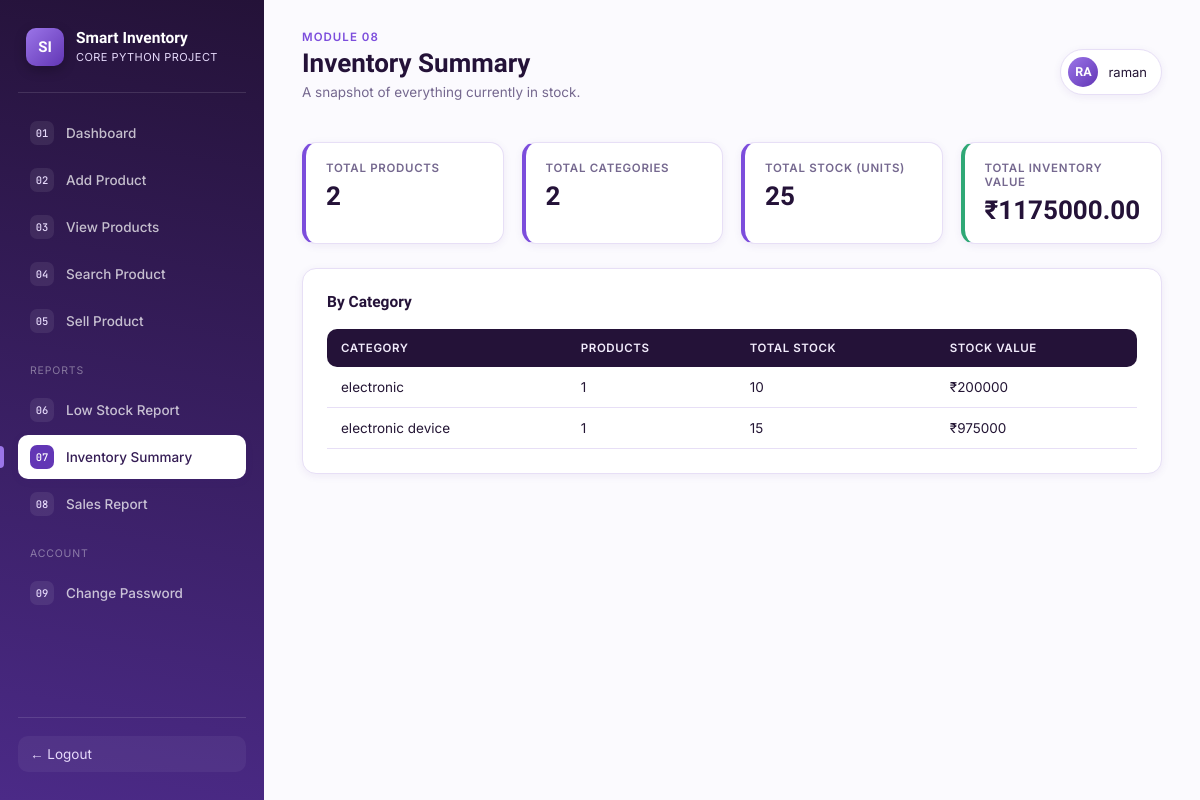
/reports/summary/ (signed in), run on an earlier commit of the app's database.
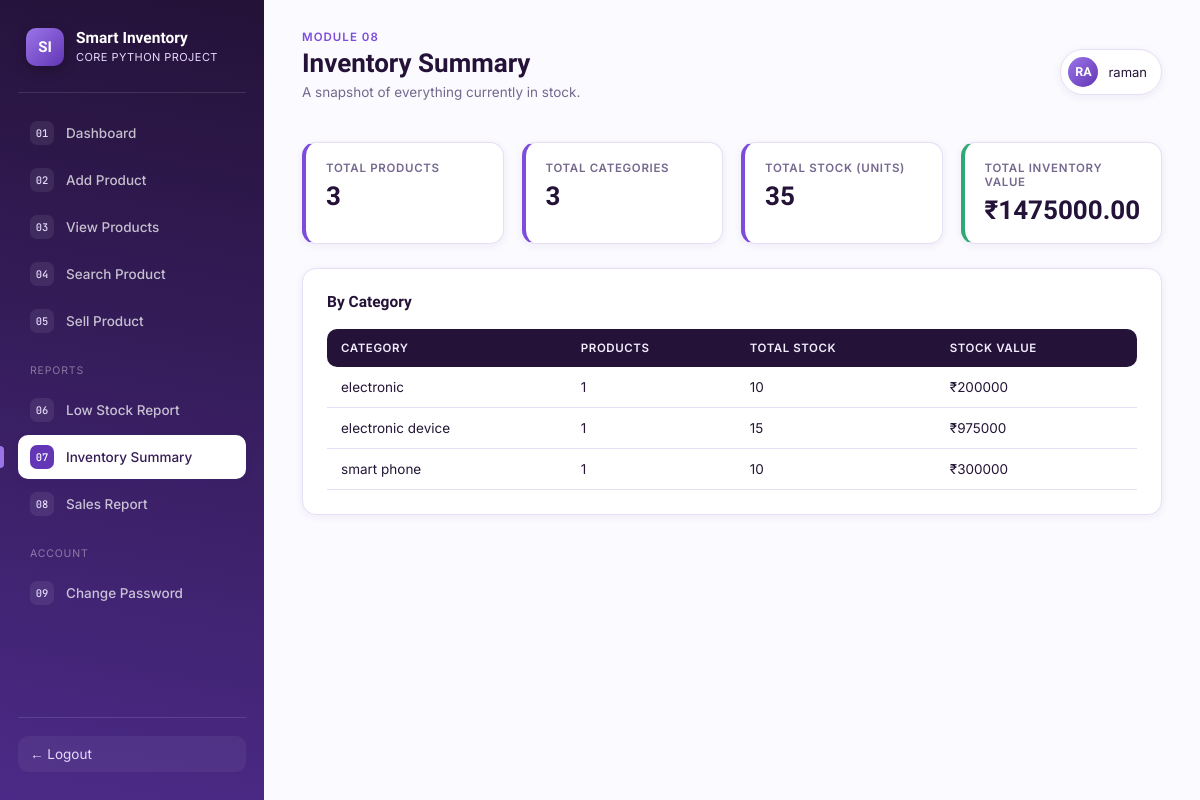
And on a later commit of the database.
### inventory/models.py (models this page shows, shortened)
class Product(models.Model):
    GST_CHOICES = [
        (0, "0%"),
        (5, "5%"),
        (12, "12%"),
        (18, "18%"),
        (28, "28%"),
    ]
    product_id = models.CharField(max_length=20, unique=True)
    name = models.CharField(max_length=120)
    category = models.CharField(max_length=80)
    brand = models.CharField(max_length=80, blank=True)
    purchase_price = models.DecimalField(max_digits=10, decimal_places=2)
    selling_price = models.DecimalField(max_digits=10, decimal_places=2)
    quantity = models.PositiveIntegerField(default=0)
    gst_slab = models.PositiveSmallIntegerField(choices=GST_CHOICES, default=18)
    low_stock_threshold = models.PositiveIntegerField(default=5)
    created_at = models.DateTimeField(auto_now_add=True)
    updated_at = models.DateTimeField(auto_now=True)
    class Meta:
        ordering = ["product_id"]
    @property
    def stock_value(self):
        return self.selling_price * self.quantity

### inventory/views.py (the view)
# urls.py: path('reports/summary/', views.inventory_summary, name='inventory_summary'),
@login_required
def inventory_summary(request):
    products = Product.objects.all()
    category_breakdown = (
        products.values("category")
        .annotate(
            product_count=Count("id"),
            total_stock=Sum("quantity"),
            stock_value=Sum(F("selling_price") * F("quantity")),
        )
        .order_by("category")
    )
    context = {
        "total_products": products.count(),
        "total_categories": products.values("category").distinct().count(),
        "total_stock": products.aggregate(total=Sum("quantity"))["total"] or 0,
        "total_inventory_value": sum(p.stock_value for p in products),
        "category_breakdown": [
            {
                "category": row["category"],
                "product_count": row["product_count"],
                "total_stock": row["total_stock"],
                "stock_value": row["stock_value"],
            }
            for row in category_breakdown
        ],
    }
    return render(request, "inventory_summary.html", context)

### inventory/templates/inventory_summary.html (shortened to what this page needs)
{% extends "base.html" %}
{% block eyebrow %}<p class="page-eyebrow">Module 08</p>{% endblock %}
{% block page_title %}Inventory Summary{% endblock %}
{% block page_subtitle %}<p class="page-subtitle">A snapshot of everything currently in stock.</p>{% endblock %}
{% block content %}
  <div class="stat-grid">
    <div class="stat-card">
      <div class="stat-label">Total Products</div>
      <div class="stat-number">{{ total_products|default:"0" }}</div>
    </div>
    <div class="stat-card">
      <div class="stat-label">Total Categories</div>
      <div class="stat-number">{{ total_categories|default:"0" }}</div>
    </div>
    <div class="stat-card">
      <div class="stat-label">Total Stock (units)</div>
      <div class="stat-number">{{ total_stock|default:"0" }}</div>
    </div>
    <div class="stat-card good">
      <div class="stat-label">Total Inventory Value</div>
      <div class="stat-number">₹{{ total_inventory_value|default:"0" }}</div>
    </div>
  </div>
  <div class="card">
    <div class="card-header">
      <h3>By Category</h3>
    </div>
    <div class="table-wrap">
      <table class="data-table">
        <thead><tr><th>Category</th><th>Products</th><th>Total Stock</th><th>Stock Value</th></tr></thead>
        <tbody>
          {% for row in category_breakdown %}
          <tr>
            <td>{{ row.category }}</td>
            <td>{{ row.product_count }}</td>
            <td>{{ row.total_stock }}</td>
            <td>₹{{ row.stock_value }}</td>
          </tr>
          {% empty %}
          <tr><td colspan="4" class="text-muted" style="text-align:center; padding:24px;">No category data yet.</td></tr>
          {% endfor %}
        </tbody>
      </table>
    </div>
  </div>
{% endblock %}

What changed in the data, as far as the page shows it:
added Product: category "smart phone", product_count "1", total_stock "10", stock_value "300000"
Also different on the page:
{{ total_products|default:"0" }}: "2" → "3"
{{ total_categories|default:"0" }}: "2" → "3"
{{ total_stock|default:"0" }}: "25" → "35"
{{ total_inventory_value|default:"0" }}: "1175000.00" → "1475000.00"
